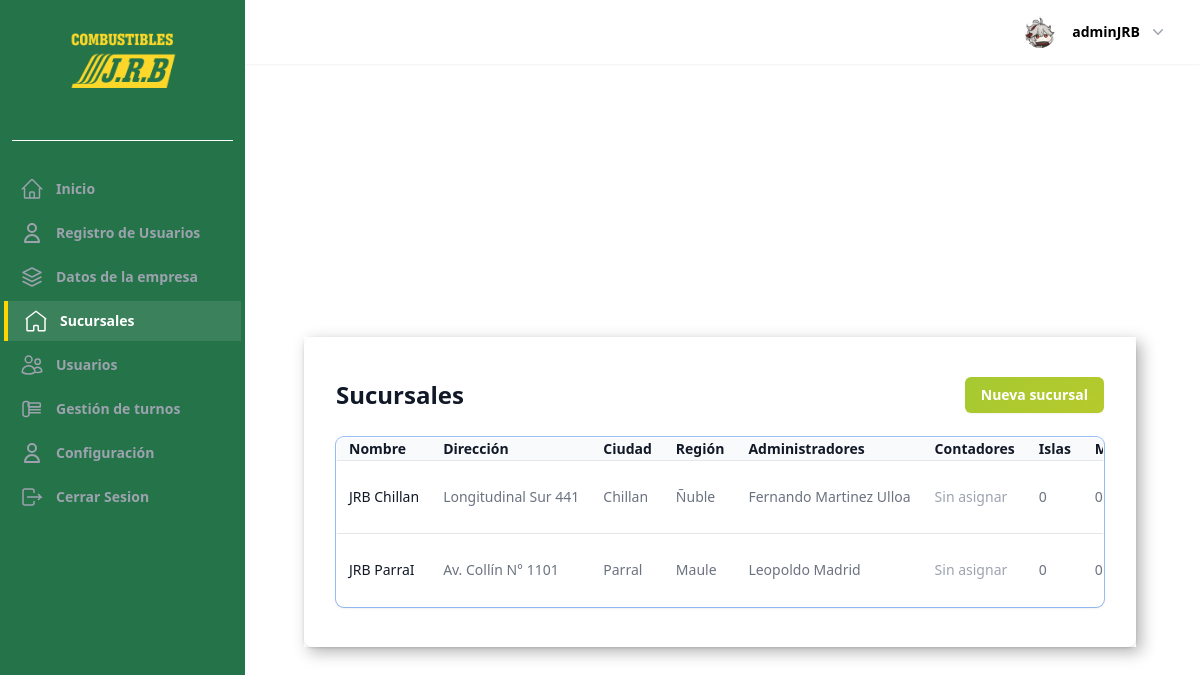
Page /sucursales/ (signed in) on the committed database.
### UsuarioApp/models.py (models this page shows, shortened)
class Profile(models.Model):
    last_activity = models.DateTimeField(null=True, blank=True)
    image = models.ImageField(upload_to=profile_picture_path, default="profile.webp")
    user_FK = models.OneToOneField(
        User, on_delete=models.CASCADE, related_name="profile",
    )
    position_FK = models.ForeignKey(
        Position, on_delete=models.SET_NULL, null=True, blank=True
    )
    company_rut = models.CharField(
        max_length=12,
        blank=True,
        null=True,
        validators=[
            RegexValidator(
                regex=r"^[0-9.]+-[0-9kK]{1}$",
                message="Ingrese un RUT válido en el formato 12.345.678-9",
            )
        ],
        verbose_name="RUT Empresa",
    )
    phone = models.CharField(max_length=20, blank=True, verbose_name="Teléfono")
    gender = models.CharField(
        max_length=1,
        choices=GENDER_CHOICES,
        null=True,
        blank=True,
        verbose_name="Sexo",
    )
    date_of_birth = models.DateField(
        null=True,
        blank=True,
        verbose_name="Fecha de nacimiento",
    )
    salario = models.DecimalField(
        max_digits=10, decimal_places=2, null=True, blank=True, verbose_name="Salario",
    )
    address = models.CharField(max_length=255, blank=True, verbose_name="Dirección")
    date_of_hire = models.DateField(null=True, blank=True, verbose_name="Fecha de contratación")
    is_partime = models.BooleanField(
        default=False,
        choices=[(True, "Tiempo completo"), (False, "Medio tiempo")],
        verbose_name="Tipo de jornada",
    )
    examen_medico = models.FileField(
        upload_to="documentos/examenes/",
        null=True,
        blank=True,
        verbose_name="Examen médico",
    )
    contrato = models.FileField(
        upload_to="documentos/contratos/",
        null=True,
        blank=True,
        verbose_name="Contrato",
    )
    current_branch = models.ForeignKey(
        Sucursal,
        on_delete=models.SET_NULL,
        null=True,
        blank=True,
        related_name="current_profiles",
        verbose_name="Sucursal actual",
    )
    def save(self, *args, **kwargs):
        update_last_activity = kwargs.pop("update_last_activity", False)
        if update_last_activity:
            self.last_activity = timezone.now()
            kwargs["update_fields"] = ["last_activity"]
        if self.pk:
            handle_old_image(Profile, self.pk, self.image)
        super(Profile, self).save(*args, **kwargs)
        if self.image and os.path.exists(self.image.path):
            resize_image(self.image.path, 300)
            crop_image(self.image.path, 300)
    def update_last_activity(self):
        self.save(update_last_activity=True)
    def _has_permission(self, code: str) -> bool:
        return bool(self.position_FK and self.position_FK.permission_code == code)
    def is_owner(self) -> bool:
        return self._has_permission("OWNER")
    class Meta:
        verbose_name = "Perfil"
        verbose_name_plural = "Perfiles"
        ordering = ["-id"]

### sucursalApp/models.py (models this page shows, shortened)
class Sucursal(models.Model):
    company = models.ForeignKey(
        "homeApp.Company",
        on_delete=models.CASCADE,
        related_name="branches",
        verbose_name="Empresa",
    )
    name = models.CharField("Nombre", max_length=255)
    address = models.CharField("Dirección", max_length=255)
    city = models.CharField("Ciudad", max_length=100)
    region = models.CharField("Región", max_length=100)
    phone = models.CharField("Teléfono", max_length=30, blank=True)
    email = models.EmailField("Correo electrónico", blank=True)
    islands = models.PositiveIntegerField("Islas", default=0)
    created_at = models.DateTimeField("Fecha de creación", auto_now_add=True)
    updated_at = models.DateTimeField("Fecha de actualización", auto_now=True)
    class Meta:
        verbose_name = "Sucursal"
        verbose_name_plural = "Sucursales"
        ordering = ("name",)
    @property
    def machines_count(self) -> int:
        islands = SucursalStaff._get_related_items(self, "branch_islands")
        return sum(
            SucursalStaff._count_items(
                SucursalStaff._get_related_items(island, "machines")
            )
            for island in islands
        )
    @property
    def nozzles_count(self) -> int:
        return sum(
            machine.nozzles.count()
            for island in self.branch_islands.all()
            for machine in island.machines.all()
        )
    def get_staff_for_role(self, role: str | Iterable[str]):
        if isinstance(role, str):
            roles: Sequence[str | None] = (role,)
        else:
            roles = tuple(role)
        assignments = [
            assignment
            for assignment in self.staff.all()
            if assignment.role in roles
        ]
        return [assignment.profile for assignment in assignments]
    @property
    def administrators(self):
        return self.get_staff_for_role("ADMINISTRATOR")
    @property
    def accountants(self):
        return self.get_staff_for_role("ACCOUNTANT")

### sucursalApp/views.py (the view)
# urls.py: path("", views.SucursalListView.as_view(), name="sucursal_list"),
class SucursalListView(OwnerCompanyMixin, FormMixin, ListView):
    model = Sucursal
    template_name = "pages/sucursales/sucursal_list.html"
    context_object_name = "sucursales"
    form_class = SucursalForm
    success_url = reverse_lazy("sucursal_list")
    def get_queryset(self) -> QuerySet[Sucursal]:
        company = self.get_company()
        if company is None:
            return Sucursal.objects.none()
        return (
            Sucursal.objects.filter(company=company)
            .select_related("company")
            .prefetch_related(
                Prefetch(
                    "branch_islands",
                    queryset=Island.objects.prefetch_related(
                        Prefetch(
                            "machines",
                            queryset=Machine.objects.prefetch_related("nozzles"),
                        )
                    ),
                ),
                Prefetch(
                    "staff",
                    queryset=SucursalStaff.objects.select_related(
                        "profile__user_FK", "profile__position_FK"
                    ),
                ),
            )
        )

### core/mixins.py (called while the page is built)
    def dispatch(self, request, *args, **kwargs):
        user = request.user
        profile = getattr(user, "profile", None)
        if user.is_superuser or (profile and profile.has_role(self.allowed_roles)):
            return super().dispatch(request, *args, **kwargs)
        return redirect(self.redirect_url)

### sucursalApp/models.py (called while the page is built)
    @staticmethod
    def _get_related_items(instance: models.Model, related_name: str):
        cache = getattr(instance, "_prefetched_objects_cache", {}) or {}
        if related_name in cache:
            return cache[related_name]
        manager = getattr(instance, related_name)
        return manager.all()

### sucursalApp/views.py (called while the page is built)
    def get_company(self) -> Company | None:
        profile = getattr(self.request.user, "profile", None)
        if not profile:
            return None
        try:
            return profile.company
        except Company.DoesNotExist:
            return None

### utils/customer_img.py (called while the page is built, shortened)
def resize_image(img_path, img_size):
    try:
        with Image.open(img_path) as img:
            ancho, alto = img.size
    except (FileExistsError, UnidentifiedImageError):
        print("Error al Redimensionar la imagen")

def crop_image(img_path, img_size):
    try:
        with Image.open(img_path) as img:
            ancho, alto = img.size
    except (FileExistsError, UnidentifiedImageError):
        print("Erro al Recortar la imagen")

def handle_old_image(modelo, pk, image):
    default_image = "profile.webp"
    old_profile = modelo.objects.get(pk=pk)
    default_image_path = os.path.join(settings.MEDIA_ROOT, default_image)
    if (
        old_profile.image.path != image.path
        and old_profile.image.path != default_image_path
    ):
        default_storage.delete(old_profile.image.path)

### templates/pages/sucursales/sucursal_list.html (shortened to what this page needs)
{% extends "components/Layout/base_pages.html" %}
{% block content_pages %}
  <div class="flex items-center justify-between mb-6">
    <h1 class="text-2xl font-semibold text-gray-900">Sucursales</h1>
    <a
      href="{% url 'sucursal_create' %}"
      class="inline-flex items-center rounded-md bg-gradient-to-br px-4 py-2 text-sm font-semibold text-white shadow-sm hover:bg-blue-500 focus-visible:outline focus-visible:outline-2 focus-visible:outline-offset-2 focus-visible:outline-blue-600"
    >
      Nueva sucursal
    </a>
  </div>
  {% if sucursales %}
    <div class="overflow-hidden rounded-lg shadow ring-1 ring-black ring-opacity-5">
      <table class="min-w-full divide-y divide-gray-300">
        <thead class="bg-gray-50">
          <tr>
            <th scope="col" class="px-3 py-3.5 text-left text-sm font-semibold text-gray-900">Nombre</th>
            <th scope="col" class="px-3 py-3.5 text-left text-sm font-semibold text-gray-900">Dirección</th>
            <th scope="col" class="px-3 py-3.5 text-left text-sm font-semibold text-gray-900">Ciudad</th>
            <th scope="col" class="px-3 py-3.5 text-left text-sm font-semibold text-gray-900">Región</th>
            <th scope="col" class="px-3 py-3.5 text-left text-sm font-semibold text-gray-900">Administradores</th>
            <th scope="col" class="px-3 py-3.5 text-left text-sm font-semibold text-gray-900">Contadores</th>
            <th scope="col" class="px-3 py-3.5 text-left text-sm font-semibold text-gray-900">Islas</th>
            <th scope="col" class="px-3 py-3.5 text-left text-sm font-semibold text-gray-900">Máquinas</th>
          </tr>
        </thead>
        <tbody class="divide-y divide-gray-200 bg-white">
          {% for sucursal in sucursales %}
            <tr>
              <td class="whitespace-nowrap px-3 py-4 text-sm text-gray-900 font-medium">{{ sucursal.name }}</td>
              <td class="whitespace-nowrap px-3 py-4 text-sm text-gray-500">{{ sucursal.address }}</td>
              <td class="whitespace-nowrap px-3 py-4 text-sm text-gray-500">{{ sucursal.city }}</td>
              <td class="whitespace-nowrap px-3 py-4 text-sm text-gray-500">{{ sucursal.region }}</td>
              <td class="whitespace-nowrap px-3 py-4 text-sm text-gray-500">
                {% if sucursal.administrators %}
                  <ul class="space-y-1">
                    {% for profile in sucursal.administrators %}
                      {% with full_name=profile.user_FK.get_full_name %}
                        <li>{{ full_name|default:profile.user_FK.username }}</li>
                      {% endwith %}
                    {% endfor %}
                  </ul>
                {% else %}
                  <span class="text-gray-400">Sin asignar</span>
                {% endif %}
              </td>
              <td class="whitespace-nowrap px-3 py-4 text-sm text-gray-500">
                {% if sucursal.accountants %}
                  <ul class="space-y-1">
                    {% for profile in sucursal.accountants %}
                      {% with full_name=profile.user_FK.get_full_name %}
                        <li>{{ full_name|default:profile.user_FK.username }}</li>
                      {% endwith %}
                    {% endfor %}
                  </ul>
                {% else %}
                  <span class="text-gray-400">Sin asignar</span>
                {% endif %}
              </td>
              <td class="whitespace-nowrap px-3 py-4 text-sm text-gray-500">{{ sucursal.branch_islands.count }}</td>
              <td class="whitespace-nowrap px-3 py-4 text-sm text-gray-500">{{ sucursal.machines_count }}</td>
            </tr>
          {% endfor %}
        </tbody>
      </table>
    </div>
  {% else %}
    <p class="text-sm text-gray-500">Aún no has creado sucursales.</p>
  {% endif %}
{% endblock content_pages %}

### templates/components/header/components/profile.html (shortened to what this page needs)
{% load static %}
<div class="relative" x-data="{ openUser: false }">
  <button type="button" class="-m-1.5 flex items-center p-1.5" id="user-menu-button" aria-expanded="false" aria-haspopup="true" @click="openUser = !openUser">
    <img class="h-8 w-8 rounded-full bg-gray-50" src="{{ request.user.profile.image.url }}" alt="perfil">
    <span class="hidden lg:flex lg:items-center">
      <span class="ml-4 text-sm font-semibold leading-6 text-black" aria-hidden="true">{{ request.user }}</span>
      <svg class="ml-2 h-5 w-5 text-gray-400" viewBox="0 0 20 20" fill="currentColor" aria-hidden="true">
        <path fill-rule="evenodd" d="M5.23 7.21a.75.75 0 011.06.02L10 11.168l3.71-3.938a.75.75 0 111.08 1.04l-4.25 4.5a.75.75 0 01-1.08 0l-4.25-4.5a.75.75 0 01.02-1.06z" clip-rule="evenodd" />
      </svg>
    </span>
  </button>
</div>

### static/css/mensajes.css (style rules this page uses)
button { padding: 10px; }

### rows in the picture
Sucursal: name "JRB Chillan", address "Longitudinal Sur 441", city "Chillan", region "Ñuble", shows "Sin asignar", branch_islands.count "0", machines_count "0"
Profile: user_FK.get_full_name "Fernando Martinez Ulloa"
Sucursal: name "JRB ParraI", address "Av. Collín N° 1101", city "Parral", region "Maule", shows "Sin asignar", branch_islands.count "0", machines_count "0"
Profile: user_FK.get_full_name "Leopoldo Madrid"

### other values in the picture
{{ request.user }} "adminJRB"
